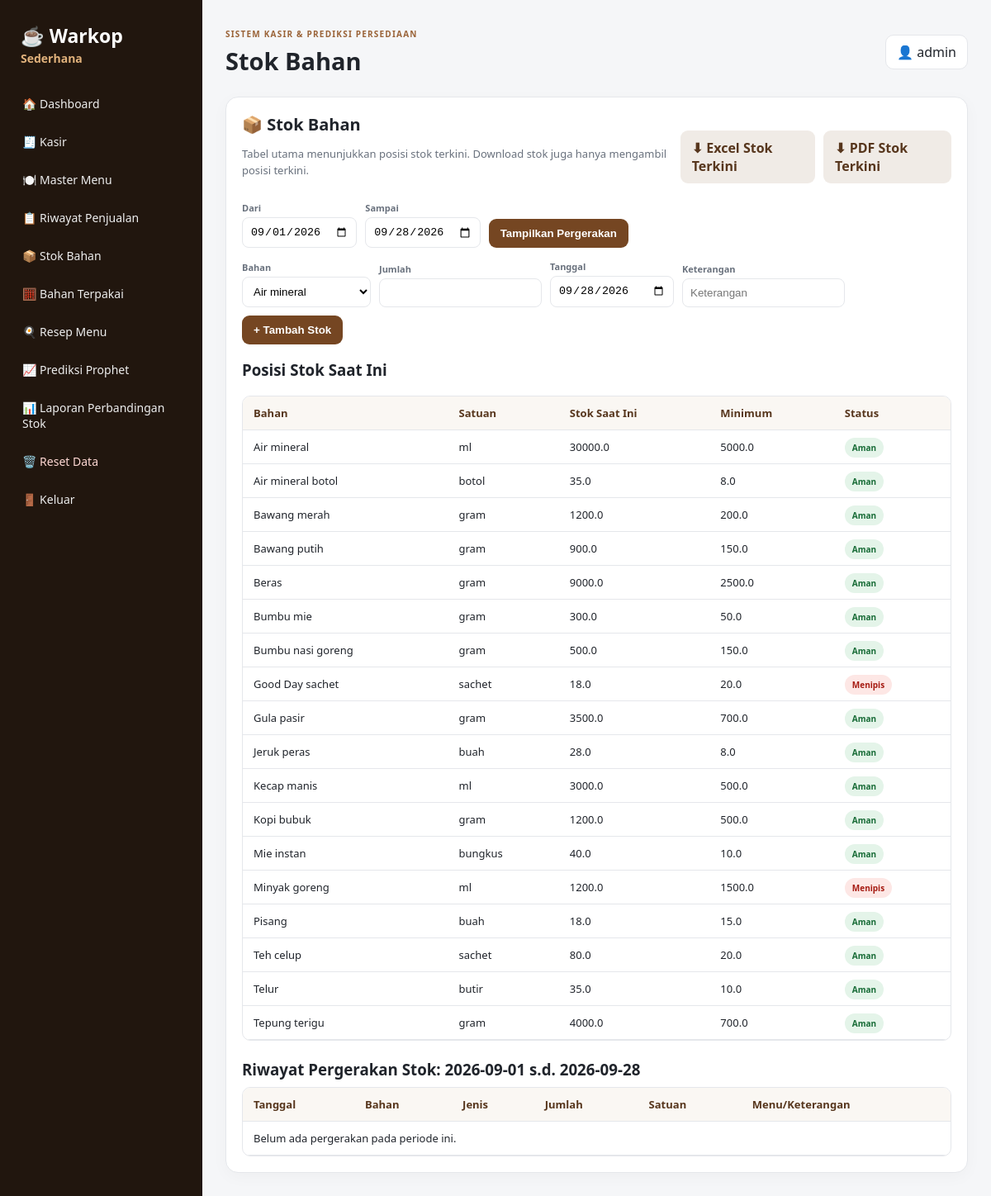
The page /stok (signed in) on the database its author committed.
### tables this page shows
CREATE TABLE stock(id INTEGER PRIMARY KEY, name TEXT UNIQUE, unit TEXT, qty REAL, min_qty REAL);

### app.py (the view)
@app.route("/stok")
@auth_required
def stok():
    start,end=parse_date_range(True); c=connect(); rows=c.execute("SELECT * FROM stock ORDER BY name").fetchall(); movements=c.execute("""SELECT date(log_date) log_day, material, type, qty, unit, note, COALESCE(menu_name,'-') menu_name FROM stock_logs WHERE date(log_date) BETWEEN date(?) AND date(?) ORDER BY log_day DESC,id DESC""",(start,end)).fetchall(); c.close()
    return render_template("stok.html",title="Stok Bahan",rows=rows,movements=movements,start=start,end=end,today=date.today().isoformat())

### app.py (called while the page is built)
def connect():
    c = sqlite3.connect(DB)
    c.row_factory = sqlite3.Row
    return c

def auth_required(fn):
    @wraps(fn)
    def wrapper(*args, **kwargs):
        if not session.get("user"):
            return redirect(url_for("login"))
        return fn(*args, **kwargs)
    return wrapper

def parse_date_range(default_month=True):
    today = date.today()
    default_start = today.replace(day=1).isoformat() if default_month else ""
    default_end = today.isoformat() if default_month else ""
    start = request.args.get("start") or default_start
    end = request.args.get("end") or default_end
    return start, end

### templates/stok.html
{% extends "base.html" %}{% block content %}<div class="section"><div class="section-head"><div><h2>📦 Stok Bahan</h2><p class="muted">Tabel utama menunjukkan posisi stok terkini. Download stok juga hanya mengambil posisi terkini.</p></div><div class="export-row"><a class="btn secondary" href="{{url_for('export_stok_xlsx')}}">⬇ Excel Stok Terkini</a><a class="btn secondary" href="{{url_for('export_stok_pdf')}}">⬇ PDF Stok Terkini</a></div></div><form method="get" class="filter"><label>Dari<input type="date" name="start" value="{{start}}"></label><label>Sampai<input type="date" name="end" value="{{end}}"></label><button class="btn">Tampilkan Pergerakan</button></form><form method="post" action="{{url_for('tambah_stok')}}" class="stock-form"><label>Bahan<select name="material">{% for r in rows %}<option>{{r.name}}</option>{% endfor %}</select></label><label>Jumlah<input type="number" step="0.1" min="0" name="qty" required></label><label>Tanggal<input type="date" name="log_date" value="{{today}}"></label><label>Keterangan<input name="note" placeholder="Keterangan"></label><button class="btn">+ Tambah Stok</button></form><h3>Posisi Stok Saat Ini</h3><div class="table-wrap"><table><thead><tr><th>Bahan</th><th>Satuan</th><th>Stok Saat Ini</th><th>Minimum</th><th>Status</th></tr></thead><tbody>{% for r in rows %}<tr><td>{{r.name}}</td><td>{{r.unit}}</td><td>{{"%.1f"|format(r.qty)}}</td><td>{{"%.1f"|format(r.min_qty)}}</td><td>{% if r.qty<=r.min_qty %}<span class="badge red">Menipis</span>{% else %}<span class="badge green">Aman</span>{% endif %}</td></tr>{% endfor %}</tbody></table></div><h3 class="subheading">Riwayat Pergerakan Stok: {{start}} s.d. {{end}}</h3><div class="table-wrap"><table><thead><tr><th>Tanggal</th><th>Bahan</th><th>Jenis</th><th>Jumlah</th><th>Satuan</th><th>Menu/Keterangan</th></tr></thead><tbody>{% for r in movements %}<tr><td>{{r.log_day}}</td><td>{{r.material}}</td><td>{% if r.type=='KELUAR' %}<span class="badge red">KELUAR</span>{% else %}<span class="badge green">MASUK</span>{% endif %}</td><td>{{"%.1f"|format(r.qty)}}</td><td>{{r.unit}}</td><td>{% if r.menu_name!='-' %}{{r.menu_name}}{% else %}{{r.note}}{% endif %}</td></tr>{% else %}<tr><td colspan="6">Belum ada pergerakan pada periode ini.</td></tr>{% endfor %}</tbody></table></div></div>{% endblock %}

### static/css/style.css (style rules this page uses)
:root { --bg:#f5f6f8;--card:#fff;--ink:#20242b;--muted:#69717d;--brown:#754622;--brown2:#9a6338;--line:#e5e7eb }
* { box-sizing:border-box }
body { margin:0;background:var(--bg);color:var(--ink);font-family:Segoe UI,Arial,sans-serif }
h2 { margin:0 0 7px;font-size:20px }
.card,.section,.food-card { background:var(--card);border:1px solid var(--line);border-radius:15px;box-shadow:0 5px 20px #00000008 }
.section { padding:19px;margin-bottom:18px }
.section-head { display:flex;justify-content:space-between;align-items:center;margin-bottom:15px }
.muted { color:var(--muted);font-size:13px;line-height:1.5 }
.btn { border:0;background:var(--brown);color:#fff;padding:10px 14px;border-radius:9px;font-weight:800;text-decoration:none;cursor:pointer;display:inline-flex;align-items:center;justify-content:center }
.btn.secondary { background:#f0ebe6;color:#57361d }
.table-wrap { overflow:auto;border:1px solid var(--line);border-radius:10px }
table { border-collapse:collapse;width:100%;min-width:650px }
th,td { padding:11px 13px;border-bottom:1px solid var(--line);font-size:13px;text-align:left }
th { background:#faf7f3;color:#57361d }
.badge { padding:5px 9px;border-radius:999px;font-size:10px;font-weight:900 }
.red { background:#fde7e5;color:#a61b12 }
.green { background:#e4f4e9;color:#176b36 }
.filter,.stock-form,.prediction-form { display:flex;gap:10px;align-items:end;flex-wrap:wrap;margin-bottom:15px }
.filter label,.stock-form label,.prediction-form label { font-size:11px;color:var(--muted);font-weight:800 }
.filter input,.stock-form input,.stock-form select,.prediction-form input { display:block;margin-top:4px;padding:9px;border:1px solid var(--line);border-radius:8px;background:#fff }
.export-row { display:flex;gap:10px;align-items:center;margin-top:14px }
.filter .btn,.filter a { margin-top:4px }
.stock-form label { min-width:150px }
.stock-form label input,.stock-form label select { width:100% }
.subheading { margin:22px 0 9px }

### rows shown on the page
stock: name "Air mineral", unit "ml", qty "30000.0", min_qty "5000.0", shows "Aman"
stock: name "Air mineral botol", unit "botol", qty "35.0", min_qty "8.0", shows "Aman"
stock: name "Bawang merah", unit "gram", qty "1200.0", min_qty "200.0", shows "Aman"
stock: name "Bawang putih", unit "gram", qty "900.0", min_qty "150.0", shows "Aman"
stock: name "Beras", unit "gram", qty "9000.0", min_qty "2500.0", shows "Aman"
stock: name "Bumbu mie", unit "gram", qty "300.0", min_qty "50.0", shows "Aman"
stock: name "Bumbu nasi goreng", unit "gram", qty "500.0", min_qty "150.0", shows "Aman"
stock: name "Good Day sachet", unit "sachet", qty "18.0", min_qty "20.0", shows "Menipis"
stock: name "Gula pasir", unit "gram", qty "3500.0", min_qty "700.0", shows "Aman"
stock: name "Jeruk peras", unit "buah", qty "28.0", min_qty "8.0", shows "Aman"
stock: name "Kecap manis", unit "ml", qty "3000.0", min_qty "500.0", shows "Aman"
stock: name "Kopi bubuk", unit "gram", qty "1200.0", min_qty "500.0", shows "Aman"
stock: name "Mie instan", unit "bungkus", qty "40.0", min_qty "10.0", shows "Aman"
stock: name "Minyak goreng", unit "ml", qty "1200.0", min_qty "1500.0", shows "Menipis"
stock: name "Pisang", unit "buah", qty "18.0", min_qty "15.0", shows "Aman"
stock: name "Teh celup", unit "sachet", qty "80.0", min_qty "20.0", shows "Aman"
stock: name "Telur", unit "butir", qty "35.0", min_qty "10.0", shows "Aman"
stock: name "Tepung terigu", unit "gram", qty "4000.0", min_qty "700.0", shows "Aman"

### other values the page prints
{{ title or "Dashboard" }} "Stok Bahan"
{{ session.get("user") }} "admin"
{{ start }} "2026-09-01"
{{ end }} "2026-09-28"
form field material "Air mineral"
